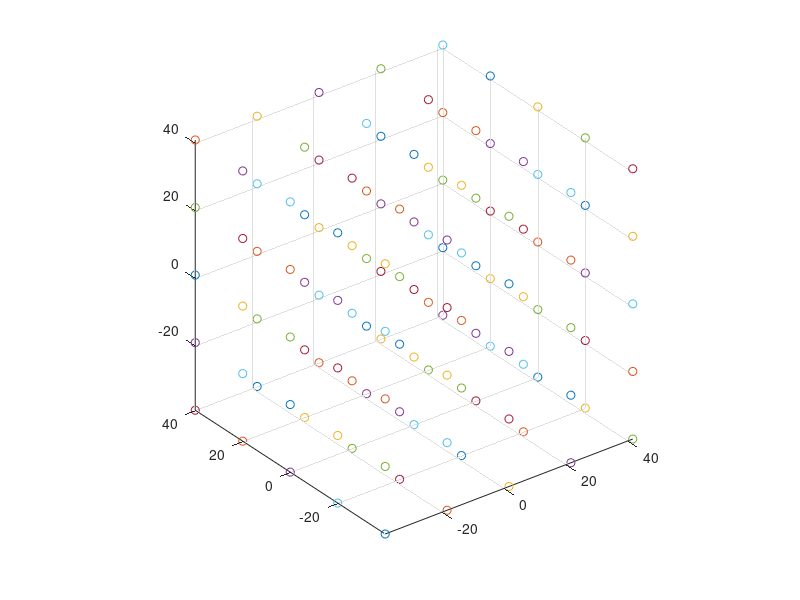

MATLAB code to generate this figure:
close all
clear all

sigma_eq = 2^(1/6);
b = 1; %edge length
q = 1; %unit charge
zh = b;

X0 = [0,0,0; -b*cos(pi/3),b*sin(pi/3),0; 0,2*b*sin(pi/3),0; b,2*b*sin(pi/3),0; b+b*cos(pi/3),b*sin(pi/3),0; b,0,0; ...
      0,0,b; -b*cos(pi/3),b*sin(pi/3),b; 0,2*b*sin(pi/3),b; b,2*b*sin(pi/3),b; b+b*cos(pi/3),b*sin(pi/3),b; b,0,b; ...
      0,0,2*b; -b*cos(pi/3),b*sin(pi/3),2*b; 0,2*b*sin(pi/3),2*b; b,2*b*sin(pi/3),2*b; b+b*cos(pi/3),b*sin(pi/3),2*b; b,0,2*b;...
      b/2*cos(pi/3),-b/2*sin(pi/3),0; -b*cos(pi/3)-b/2*sin(pi/6),b*sin(pi/3)-b/2*cos(pi/6),0; -b/2,2*b*sin(pi/3),0;  b-b/2*cos(pi/3),2*b*sin(pi/3)+b/2*sin(pi/3),0; b+b*cos(pi/3)+b/2*sin(pi/6),b*sin(pi/3)+b/2*cos(pi/6),0; b+b/2,0,0; ...
      b/2*cos(pi/3),-b/2*sin(pi/3),2*b; -b*cos(pi/3)-b/2*sin(pi/6),b*sin(pi/3)-b/2*cos(pi/6),2*b; -b/2,2*b*sin(pi/3),2*b;  b-b/2*cos(pi/3),2*b*sin(pi/3)+b/2*sin(pi/3),2*b; b+b*cos(pi/3)+b/2*sin(pi/6),b*sin(pi/3)+b/2*cos(pi/6),2*b; b+b/2,0,2*b; ...
      -b/2,0,0; -b*cos(pi/3)-b/2*sin(pi/6),b*sin(pi/3)+b/2*cos(pi/6),0; b/2*sin(pi/6),2*b*sin(pi/3)+b/2*cos(pi/6),0; b+b/2,2*b*sin(pi/3),0; b+b*cos(pi/3)+b/2*sin(pi/6),b*sin(pi/3)-b/2*cos(pi/6),0; b-b/2*sin(pi/6),-b/2*cos(pi/6),0; ...
      -b/2,0,2*b; -b*cos(pi/3)-b/2*sin(pi/6),b*sin(pi/3)+b/2*cos(pi/6),2*b; b/2*sin(pi/6),2*b*sin(pi/3)+b/2*cos(pi/6),2*b; b+b/2,2*b*sin(pi/3),2*b; b+b*cos(pi/3)+b/2*sin(pi/6),b*sin(pi/3)-b/2*cos(pi/6),2*b; b-b/2*sin(pi/6),-b/2*cos(pi/6),2*b; ...
    ];
X0 = [X0; ...
      (X0(19,1:2)+X0(36,1:2))/2,zh; (X0(20,1:2)+X0(31,1:2))/2,zh; (X0(21,1:2)+X0(32,1:2))/2,zh; (X0(22,1:2)+X0(33,1:2))/2,zh; (X0(23,1:2)+X0(34,1:2))/2,zh; (X0(24,1:2)+X0(35,1:2))/2,zh ];



% plot3(X0(1:18,1),X0(1:18,2), X0(1:18,3),'o'); hold all
% plot3(X0(19:30,1),X0(19:30,2), X0(19:30,3),'*')
% plot3(X0(31:42,1),X0(31:42,2), X0(31:42,3),'s')
% plot3(X0(43:end,1),X0(43:end,2), X0(43:end,3),'d')

X = [];
mol = [];
ptype = [];
charge = [];
id = [];
m = 1;
atom = 1;

for lz=-2:2
for ly=-2:2
for lx=-2:2
    mol = [mol; m*ones(48,1)];
    ptype = [ptype; ones(18,1); 2*ones(12,1); 3*ones(12,1); 4*ones(6,1)];
    charge = [charge; zeros(18,1); q*ones(12,1); -q*ones(12,1); zeros(6,1)]; 
    R = [20.0*lx 20*ly 20*(lz)];  %2.732050807568878   cos(pi/6)*2+1
    for i=1: length(X0)
        X=[X; R + X0(i,:)];
        %plot3(X(end,1),X(end,2),X(end,3),'o'); hold all
    end
plot3(X(end,1),X(end,2),X(end,3),'o'); hold all 
id = [id; [atom:atom+47]'];
m = m+1;
atom = atom + 48;
end
end
end

axis equal
grid on

box2=max(max(X))+10;
box1=-box2; %min(min(X))-10;
out=sprintf('LAMMPS data file via MATLAB script\n\n%d atoms\n%d bonds\n%d angles\n%d dihedrals\n0 impropers\n\n4 atom types\n0 bond types\n0 angle types\n0 dihedral types\n\n', length(id),0,0,0);
out=[out, sprintf('%f %f xlo xhi\n%f %f ylo yhi\n%f %f zlo zhi\n\nAtoms\n\n',box1,box2,box1,box2,box1,box2)];
d=[id mol ptype charge X];
for j=1:length(id)
    out=[out,sprintf('%d %d %d %d %20.10f %20.10f %20.10f\n', d(j,1),d(j,2),d(j,3),d(j,4),d(j,5),d(j,6),d(j,7) )];
end
dlmwrite('conf', out, '');



